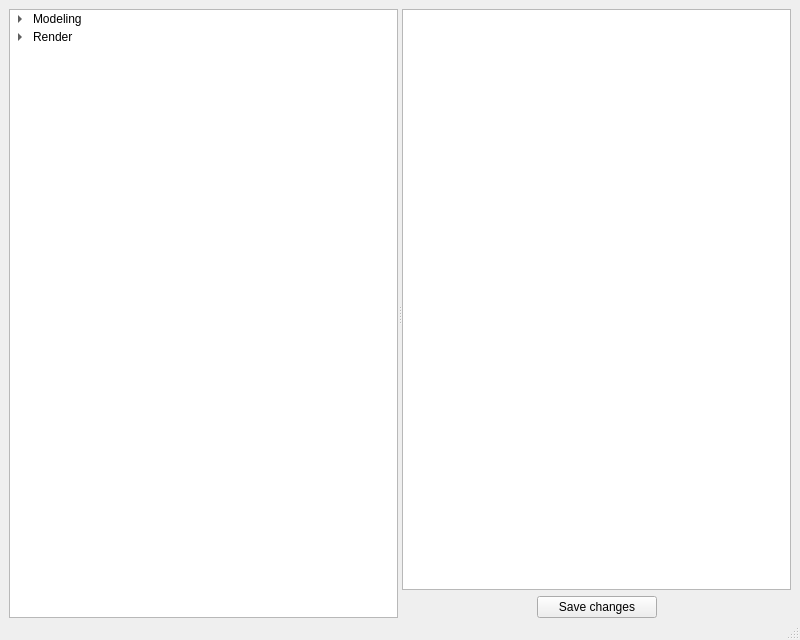
<?xml version="1.0" encoding="UTF-8"?>
<ui version="4.0">
 <class>editDBTable</class>
 <widget class="QMainWindow" name="editDBTable">
  <property name="geometry">
   <rect>
    <x>0</x>
    <y>0</y>
    <width>800</width>
    <height>640</height>
   </rect>
  </property>
  <property name="windowTitle">
   <string>MainWindow</string>
  </property>
  <widget class="QWidget" name="centralwidget">
   <layout class="QGridLayout" name="gridLayout">
    <property name="leftMargin">
     <number>9</number>
    </property>
    <property name="topMargin">
     <number>9</number>
    </property>
    <property name="rightMargin">
     <number>9</number>
    </property>
    <property name="bottomMargin">
     <number>0</number>
    </property>
    <item row="0" column="0">
     <widget class="QSplitter" name="splitter">
      <property name="orientation">
       <enum>Qt::Horizontal</enum>
      </property>
      <widget class="QWidget" name="verticalLayoutWidget_2">
       <layout class="QVBoxLayout" name="verticalLayout">
        <item>
         <widget class="QTreeWidget" name="tablesTreeWidget">
          <property name="minimumSize">
           <size>
            <width>150</width>
            <height>0</height>
           </size>
          </property>
          <property name="styleSheet">
           <string notr="true">QTreeView::item {
	padding: 2px;
}

QTreeView::item:selected:active{
	background: qlineargradient(spread:pad, x1:0, y1:0, x2:1, y2:0, stop:0 rgba(82, 133, 166, 255), stop:1 rgba(82, 133, 166, 255));
    border: 1px solid transparent;
}
QTreeView::item:selected:!active {
	background: qlineargradient(spread:pad, x1:0, y1:0, x2:1, y2:0, stop:0 rgba(82, 133, 166, 255), stop:1 rgba(82, 133, 166, 255));
    border: 1px solid transparent;
}
</string>
          </property>
          <property name="rootIsDecorated">
           <bool>true</bool>
          </property>
          <property name="headerHidden">
           <bool>true</bool>
          </property>
          <column>
           <property name="text">
            <string>1</string>
           </property>
          </column>
          <item>
           <property name="text">
            <string>Modeling</string>
           </property>
           <item>
            <property name="text">
             <string>Notes</string>
            </property>
           </item>
           <item>
            <property name="text">
             <string>Snapshots</string>
            </property>
            <item>
             <property name="text">
              <string>Files</string>
             </property>
            </item>
           </item>
           <item>
            <property name="text">
             <string>Snapshots/modeling/context</string>
            </property>
            <item>
             <property name="text">
              <string>Files</string>
             </property>
            </item>
           </item>
          </item>
          <item>
           <property name="text">
            <string>Render</string>
           </property>
           <item>
            <property name="text">
             <string>Lighting</string>
            </property>
            <item>
             <property name="text">
              <string>Notes</string>
             </property>
            </item>
            <item>
             <property name="text">
              <string>Snapshots</string>
             </property>
             <item>
              <property name="text">
               <string>Files</string>
              </property>
             </item>
            </item>
            <item>
             <property name="text">
              <string>Snapshots/lighting/context</string>
             </property>
             <item>
              <property name="text">
               <string>Files</string>
              </property>
             </item>
            </item>
           </item>
           <item>
            <property name="text">
             <string>Render</string>
            </property>
           </item>
          </item>
         </widget>
        </item>
       </layout>
      </widget>
      <widget class="QWidget" name="verticalLayoutWidget_3">
       <layout class="QVBoxLayout" name="verticalLayout_2" stretch="1,0">
        <item>
         <layout class="QVBoxLayout" name="tableEditorLayout">
          <item>
           <widget class="QTableWidget" name="editTableWidget"/>
          </item>
         </layout>
        </item>
        <item>
         <layout class="QHBoxLayout" name="horizontalLayout">
          <item>
           <spacer name="horizontalSpacer_2">
            <property name="orientation">
             <enum>Qt::Horizontal</enum>
            </property>
            <property name="sizeHint" stdset="0">
             <size>
              <width>40</width>
              <height>20</height>
             </size>
            </property>
           </spacer>
          </item>
          <item>
           <widget class="QPushButton" name="savePushButton">
            <property name="minimumSize">
             <size>
              <width>120</width>
              <height>0</height>
             </size>
            </property>
            <property name="text">
             <string>Save changes</string>
            </property>
           </widget>
          </item>
          <item>
           <spacer name="horizontalSpacer_3">
            <property name="orientation">
             <enum>Qt::Horizontal</enum>
            </property>
            <property name="sizeHint" stdset="0">
             <size>
              <width>40</width>
              <height>20</height>
             </size>
            </property>
           </spacer>
          </item>
         </layout>
        </item>
       </layout>
      </widget>
     </widget>
    </item>
   </layout>
  </widget>
  <widget class="QStatusBar" name="statusbar"/>
 </widget>
 <resources/>
 <connections/>
</ui>
